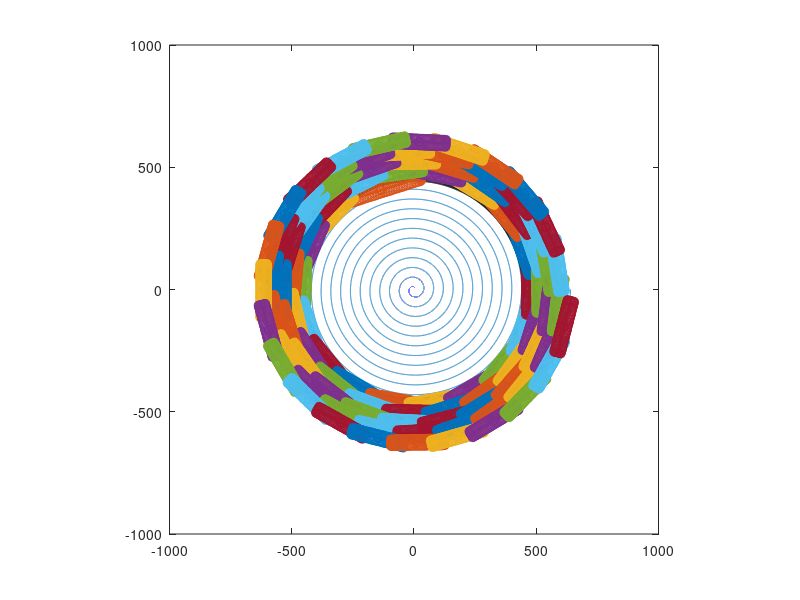

MATLAB code for this plot:
clear;clc;close all;
% 缩小螺距，保证恰好在半径450cm处不发生碰撞
% 为了减小运算时间，直接让龙头把手与掉头区域边缘重叠
% 设置螺距的大补偿，再进行小步长计算，最后得出结果
% 在步长为1的小步长运算中，结果发现螺距为43cm时候恰发生碰撞
% 函数
function [x,y] = P2N(rho,theta)
% 极坐标化直角坐标
x=rho.*cos(theta);
y=rho.*sin(theta);
end

function P2=Get_index(P1,L,pos_all,e,loop_num,long)
recent=pos_all(:,P1);
dist=sqrt(sum((recent-pos_all).^2));
get=abs(dist-L);
get(1:P1)=get(1:P1)+L;
if P1+floor(loop_num/2)<=long
    get(P1+floor(loop_num/2):end)=get(P1+floor(loop_num/2):end)+L;
end
get_min=min(get);
if get_min>e*20
        P2=-1;
else
    P2=find(get_min==get);
end



end

%% 基本设置
% 圈数
loop=16;
% 最大角度
Maxtheta=loop*2*pi;
% 螺线点数
long=100000; %10w外圈有1cm误差
% 圈点数
loop_num=floor(long/loop);
% 设置a的搜索范围
a=45/(2*pi);
amin=40/(2*pi);
a_num=5;
avar=linspace(a,amin,a_num);






% 调取区域设置
R=450;
R_num=1000;
[xr,yr]=P2N(R,linspace(0,2*pi,R_num));


%% 龙头设置/离散化+时刻计算
for a=avar
    % 外圈误差
    e=Maxtheta*a*2*pi/loop_num;

    % 坐标设置
    theta=linspace(0,Maxtheta,long);
    rho=theta*a;
    [x,y]=P2N(rho,theta);
    pos_all=[x;y];
    % 网格设置
    net_num=10;
    net_max=ceil(max(x))+20;


    % 龙头设置
    len=a*(theta.*sqrt(theta.^2+1)/2+log(theta+sqrt(theta.^2+1))/2);
    len0=a/2*(R/a*sqrt(R^2/a^2+1)+log(R/a+sqrt(R^2/a^2+1)));

    % 龙头时间
    pos=len(end);
    v=100;
    t=(pos-len0)/v;
    pos=pos*ones(1,length(t))-v.*t;
    pos_index=zeros(1,length(pos));
    % 板凳龙参数
    r=27.5;
    L0=341-r*2;
    L=220-r*2;
    w=30;
    
    % 龙头时刻指标
    for i =1:length(pos)
        dif=abs(len-pos(i));
        dif_min=min(dif);
        pos_index(i)=find(dif==dif_min);
    end
    
    % 龙头时刻坐标
    pos_P=[rho(pos_index);theta(pos_index)];
    [x,y]=P2N(pos_P(1,:),pos_P(2,:));
    pos_N=[x;y];
    
    % 时刻计算
    
    
    % 计算各把手坐标
    for i=1:length(t) 
        body_index=zeros(1,224);
        body_index(1)=pos_index(i);
        % 计算第二把手坐标
        body_index(2)=Get_index(body_index(1),L0,pos_all,e,loop_num,long);
        if body_index(2)==-1
            disp('此节结束')
            disp(['龙长:',num2str(0)])
            continue
        end
        % 计算龙身+龙尾把手坐标
        for j=2:223
            body_index(j+1)=Get_index(body_index(j),L,pos_all,e,loop_num,long);
            if body_index(j+1)==-1
                disp('此节结束')
                break
            end
        end
        
        % 绘图（把手坐标）
        [x,y]=P2N(rho,theta);
        plot(x,y)
        hold on
        plot(xr,yr,'Color',[0,0,0],'LineWidth',3)
        axis square
        if find(body_index==-1)
            body_index=body_index(1:find(body_index==-1)-1);
        end
        plot(x(body_index),y(body_index),'-o','LineWidth',1)
        hold off
        disp(['a=',num2str(a),'龙长:',num2str(length(body_index)-1)])
    
        for j = 1:length(body_index)-1
            pos1=[x(body_index(j)),y(body_index(j))];
            pos2=[x(body_index(j+1)),y(body_index(j+1))];
            % 板凳系y轴向量
            vector12=pos1-pos2;
            vector12=vector12/norm(vector12);
            % 板凳系原点坐标
            H=(pos1+pos2)/2;
            % 板凳系转换矩阵
            T=[
                vector12(1), vector12(2);
                -vector12(2), vector12(1)];
            % 板凳坐标网格/板凳系
            net_y=linspace(-w/2,w/2,net_num);
            if j==1
                net_x=linspace(-(L0+2*r)/2,(L0+2*r)/2,net_num*5);
            else
                net_x=linspace(-(L+2*r)/2,(L+2*r)/2,net_num*5);
            end
            PNet=zeros(2,net_num*net_num);
            % 板凳的边界点选取
            for m=net_x
                for n=net_y
                    if abs(m)==max(net_x) || abs(n)==max(net_y)
                        PNet=[PNet,[m;n]];
                    end
                end
            end
            % 板凳席点投影到标准坐标
            PNet=floor(T'*PNet+H');
            % 板凳绘制
            hold on
            scatter(PNet(1,:),PNet(2,:))
            pause(0.0001)
            % 重叠判断
            if j==1
                net_point1=PNet;
            end
            if j>2
                net_point2=PNet;
                for k=1:length(net_point2)
                    if sum(find(sum(abs(net_point2(:,k)-net_point1))<=1))>1
                        disp('发现重叠')
                        disp(['与第',num2str(j-1),'个龙身发生碰撞'])
                        break;
                    end
                end
            end
    
        end
        hold off
    end
end
%%





